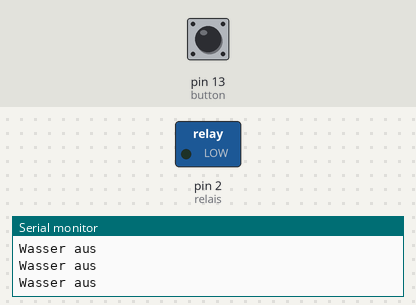
The sketch below on a simulated Arduino Uno, built with avr-gcc and run on an emulated ATmega328P. Parts: switched loads named in the sketch (green lamp = pin HIGH), the last lines printed to the serial monitor. Dashed ring = blinking. The test bench sets the inputs (shaded band); at power-on: pin 13 (button) LOW. The local clock reads 2024-03-15 10:24:30 at power-on unless the sketch sets it.

Above: at 4.2 s.
4.3 s: pin 13 (button) pulled HIGH for 3.2 s
At 4.9 s:
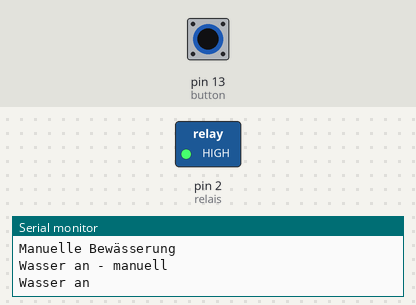
9.0 s: pin 13 (button) pulled HIGH for 0.3 s
At 9.8 s:
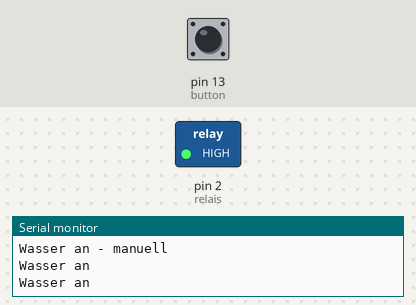
Timing chart, 0 to 12.0 s (numbered marks = the images above; inputs shaded):
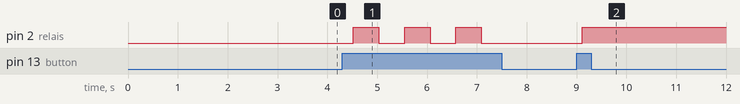

Measured:
- after the input at 4.3 s, pin 2 (relais): alternates HIGH for 0.51 s and LOW for 0.51 s, 6 changes in all, then stays LOW, starting after 0.22 s
- after the input at 9.0 s, pin 2 (relais): LOW → HIGH after 0.11 s

The sketch:

Wasser.ino
```cpp
// TODO:
//Webbedienung
//Schalttensiometer

#include <Wire.h>
#include "RTClib.h"

RTC_DS3231 rtc;

//Uhrzeit/ Tag
char daysOfTheWeek[7][12] = {"Sonntag", "Montag", "Dienstag", "Mittwoch", "Donnerstag", "Freitag", "Samstag"};
bool syncOnFirstStart = false; // true, falls die Zeitinformationen der RTC mit dem PC synchronisiert werden sollen.
unsigned long previousMillis = 0;
const long interval = 10000;  // 10s - Intervall der Uhrzeitausgabe ueber den Serialport
//Bewaesserung
int timer = 600;  // in Sekunden - Dauer der Bewaesserung
#define frequency 2
int zeitpunkt[frequency] = {8,20}; // in volle Uhrzeit - Start der Bewaesserung
int timerManuell = 600; //in Sekunden - Dauer der Bewaesserung bei manueller Betaetigung (Button)
//Variablen für die Verarbeitung
int x = 0;
int water = 0;
int yesterday[frequency];
unsigned long manuell = 0;
unsigned long automatik = 0;
int aButtonPressed = 0;

// Pinbelegung
int relais = 2;
int button = 13;

void setup () {
  pinMode(button, INPUT);
  pinMode(relais, OUTPUT);

  Serial.begin(9600);

  delay(3000); // Warte auf Terminal

  if (! rtc.begin()) {
    Serial.println("Kann RTC nicht finden");
    while (1);
  }

  if (rtc.lostPower() || syncOnFirstStart) {
    Serial.println("Die RTC war vom Strom getrennt. Die Zeit wird neu synchronisiert.");
    rtc.adjust(DateTime(F(__DATE__), F(__TIME__)));
  }

}
void loop () {
  //Ausgabe des Datums und Uhrzeit über SerialPort alle $interval Millisekunden
  DateTime now = rtc.now();
  unsigned long currentMillis = millis();
  if (currentMillis - previousMillis >= interval) {
    // speichert dei Zeit wann es zuletzt ausgegeben wurde
    previousMillis = currentMillis;
    Serial.print(now.year(), DEC);
    Serial.print('/');
    Serial.print(now.month(), DEC);
    Serial.print('/');
    Serial.print(now.day(), DEC);
    Serial.print(" (");
    Serial.print(daysOfTheWeek[now.dayOfTheWeek()]);
    Serial.print(") ");
    Serial.print(now.hour(), DEC);
    Serial.print(':');
    Serial.print(now.minute(), DEC);
    Serial.print(':');
    Serial.print(now.second(), DEC);
    Serial.println();
  }

  /*
   * Relaissteuerung
   */
  // Taegliche Bewässerungsroutine
  // Einschalten zu $zeitpunkt Uhr
  if(x < frequency){
  if(now.day() > yesterday[x] and now.hour() == zeitpunkt[x]){
    yesterday[x] = now.day();
    Serial.print(now.hour(), DEC);
    Serial.print(':');
    Serial.print(now.minute(), DEC);
    Serial.print(':');
    Serial.print(now.second(), DEC);
    Serial.println();
    Serial.println("Wasser an");
    automatik = now.unixtime();
    water = 1;
  }
    x = x+1;
  }else{
    x = 0;
  }
  //Ausschalten nach $timer Minuten
  if (now.unixtime() >= (automatik+timer) and water == 1 and manuell == 0){
    Serial.println("Wasser aus");
    water = 0;
  }

  //Manuelle Steuerung - Knopf am Kasten
  if (digitalRead(button) == HIGH){
    Serial.println("Manuelle Bewässerung");
    aButtonPressed = 1;
  }
  if(digitalRead(button) == HIGH and aButtonPressed  == 1){
    aButtonPressed = 0;
    delay(10);
     // Einschalten
    if(water == 0){
      water = 1;
      manuell = now.unixtime();
      Serial.println("Wasser an - manuell");
    }else{
      //Ausschalten
      water = 0;
      manuell = 0;
      Serial.println("Wasser aus - manuell");
    }
  }

  //Ausschalten der Manuellen Bewässerung nach $timerManuell sekunden
  if(now.unixtime() >= (manuell+timerManuell) and manuell != 0){
    Serial.println("Wasser aus - Timer manuell");
    water = 0;
    manuell = 0;
  }

  // Relais schalten
  if(water == 1){
    Serial.println("Wasser an");
    digitalWrite(relais, HIGH);

  }
  if(water == 0){
    digitalWrite(relais, LOW);
    Serial.println("Wasser aus");
  }
  delay(500);

}
```
